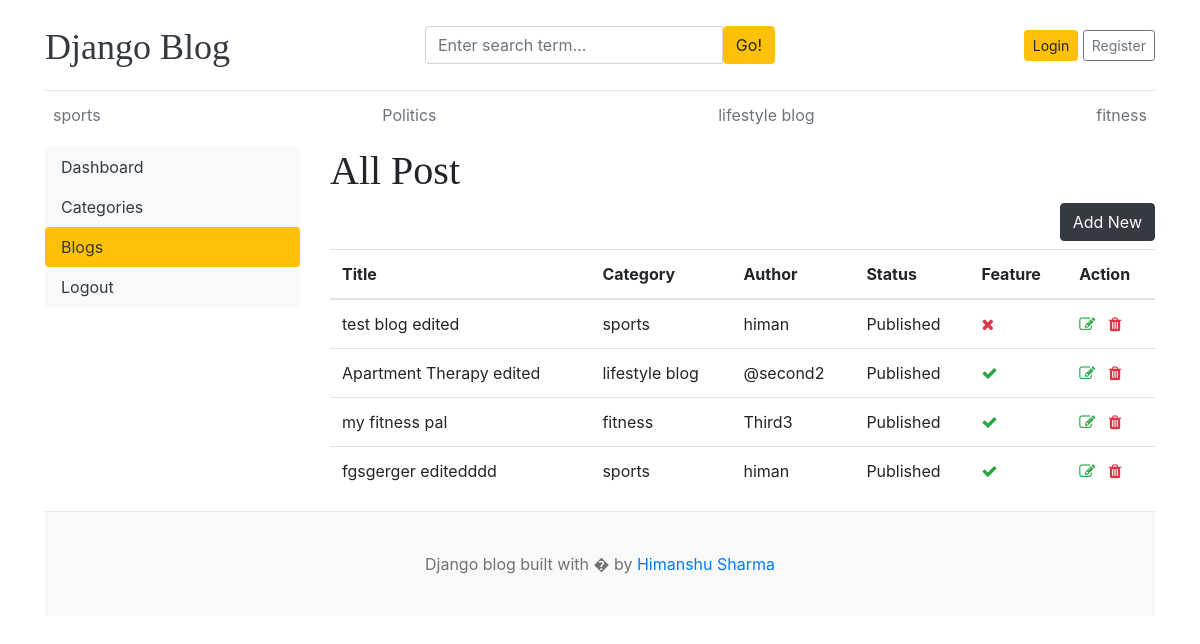
The app's page /dashboard/posts/ with its own data.
### blogs/models.py (models this page shows, shortened)
class Category(models.Model):
    category_name = models.CharField(max_length=50, unique=True)
    created_at = models.DateTimeField(auto_now_add=True)
    updated_at = models.DateTimeField(auto_now=True)
    class Meta:
        verbose_name_plural = 'categories'
    def __str__(self):
        return self.category_name

class Blog(models.Model):
    title = models.CharField(max_length=100)
    slug = AutoSlugField(populate_from='title', unique=True, max_length=150)
    category = models.ForeignKey(Category, on_delete=models.CASCADE)
    author = models.ForeignKey(User, on_delete=models.CASCADE)
    featured_image = models.ImageField(upload_to='uploads/%Y/%m/%d')
    short_description = models.TextField(max_length=500)
    blog_body = models.TextField(max_length=2000)
    status = models.CharField(choices=STATUS_CHOICES, default = 'Draft')
    is_featured = models.BooleanField(default = False)
    created_at = models.DateTimeField(auto_now_add=True)
    updated_at = models.DateTimeField(auto_now=True)

### dashboard/views.py (the view)
# urls.py: path('posts/', views.posts, name='posts'),
def posts(request):
    posts = Blog.objects.all()
    context = {
        'posts':posts,
    }
    return render(request, 'dashboard/posts.html', context)

### blogs/context_processors.py (called while the page is built)
def get_categories(request):
    categories = Category.objects.all()
    return dict(categories=categories)

def get_social_link(request):
    social_link = SocialLink.objects.all()
    return dict(social_link = social_link )

### templates/dashboard/posts.html (shortened to what this page needs)
{% extends 'base.html' %}
{%block content %}
<div class='row'>
    {% include 'dashboard/sidebar.html'%}
    <div class='col-md-9'>
        <h1>All Post</h1>
        <a href='{% url 'dashboard:add_posts' %}' class='btn btn-dark text-light float-right mb-2'>Add New</a>
        <table class="table table-hover">
  <thead>
    <tr>
      <th>Title</th>
      <th>Category</th>
      <th>Author</th>
      <th>Status</th>
      <th>Feature</th>
      <th>Action</th>
    </tr>
  </thead>
  <tbody>
    {% for cat in posts %}
    <tr>
      <td>{{cat.title}}</td>
      <td>{{cat.category}}</td>
      <td>{{cat.author}}</td>
      <td>{{cat.status}}</td>
      <td>{% if cat.is_featured %}<i class='fa fa-check text-success'></i>{% else%}<i class='fa fa-times text-danger'></i>{% endif%}</td>
      <td>
        <a href="{% url 'dashboard:edit_post' cat.id %}"><i class="fa fa-edit text-success"></i></a>
        <a href="{% url 'dashboard:delete_category' cat.id %}"><i class='fa fa-trash text-danger'></i></a>
      </td>
    </tr>
    {% endfor %}
  </tbody>
</table>
    </div>
</div>
{%endblock%}

### templates/base.html (shortened to what this page needs)
{% load static%}
<!DOCTYPE html>
<html lang="en">
<head>
    <link href="https://getbootstrap.com/docs/4.0/dist/css/bootstrap.min.css" rel="stylesheet">
    <link href="{% static 'css/blog.css'%}" rel="stylesheet">
    <link rel="stylesheet" href="https://cdnjs.cloudflare.com/ajax/libs/font-awesome/4.7.0/css/font-awesome.min.css">
  </head>
<body>
    <div class="container">
      <header class="blog-header py-3">
        <div class="row flex-nowrap justify-content-between align-items-center">
          <div class="col-4 pt-1">
            <a class="blog-header-logo text-dark" href="/">Django Blog</a>
          </div>
          <div class='col-4'>
            <form action="{% url 'search' %}" method ='GET'>
              <div class="input-group">
                  <input class="form-control" type="text" name='keyword' value="{{keyword}}" placeholder="Enter search term..." aria-label="Enter search term..." aria-describedby="button-search" />
                  <button type='submit' class="btn btn-warning" id="button-search" type="button">Go!</button>
              </div>
            </form>
          </div>
          <div class="col-4 d-flex justify-content-end align-items-center">
            {% if user.is_authenticated %}
              <span><a href="{% url 'dashboard:dashboard' %}">Dashboard</span>
              &emsp;
              <span><a href="{% url 'logout' %}"> Logout</span>
            {% else %}
              <a class="btn btn-sm btn-warning" href="{% url 'login'%}">Login</a> &nbsp;
              <a class="btn btn-sm btn-outline-secondary" href="{% url 'register' %}">Register</a>
            {% endif %}
          </div>
        </div>
      </header>
      <div class="nav-scroller py-1 mb-2">
        <nav class="nav d-flex justify-content-between">
          {% for category in categories %}
          <a class="p-2 text-muted" href="{% url 'posts_by_category' category.id %}">{{category.category_name}}</a>
          {% endfor %}
        </nav>
      </div>
{% block content %}
{% endblock%}
<footer class="blog-footer">
  <p>Django blog built with � by <a href="#">Himanshu Sharma</a></p>
</footer>
</body>
</html>

### blog_main/static/css/blog.css (style rules this page uses)
.blog-header { border-bottom: 1px solid #e5e5e5; }
.blog-header-logo { font-family: "Playfair Display", Georgia, "Times New Roman", serif; font-size: 2.25rem; }
h1, h2, h3, h4, h5, h6 { font-family: "Playfair Display", Georgia, "Times New Roman", serif; }
.blog-footer { padding: 2.5rem 0; color: #727272; text-align: center; background-color: #f9f9f9; border-top: .05rem solid #e5e5e5; }
.blog-footer p:last-child { margin-bottom: 0; }

### records on screen
Category: category_name "sports"
Category: category_name "Politics"
Category: category_name "lifestyle blog"
Category: category_name "fitness"
Blog: title "test blog edited", category "sports", author "himan", status "Published", is_featured False (drawn)
Blog: title "Apartment Therapy edited", category "lifestyle blog", author "@second2", status "Published", is_featured True (drawn)
Blog: title "my fitness pal", category "fitness", author "Third3", status "Published", is_featured True (drawn)
Blog: title "fgsgerger editedddd", category "sports", author "himan", status "Published", is_featured True (drawn)
